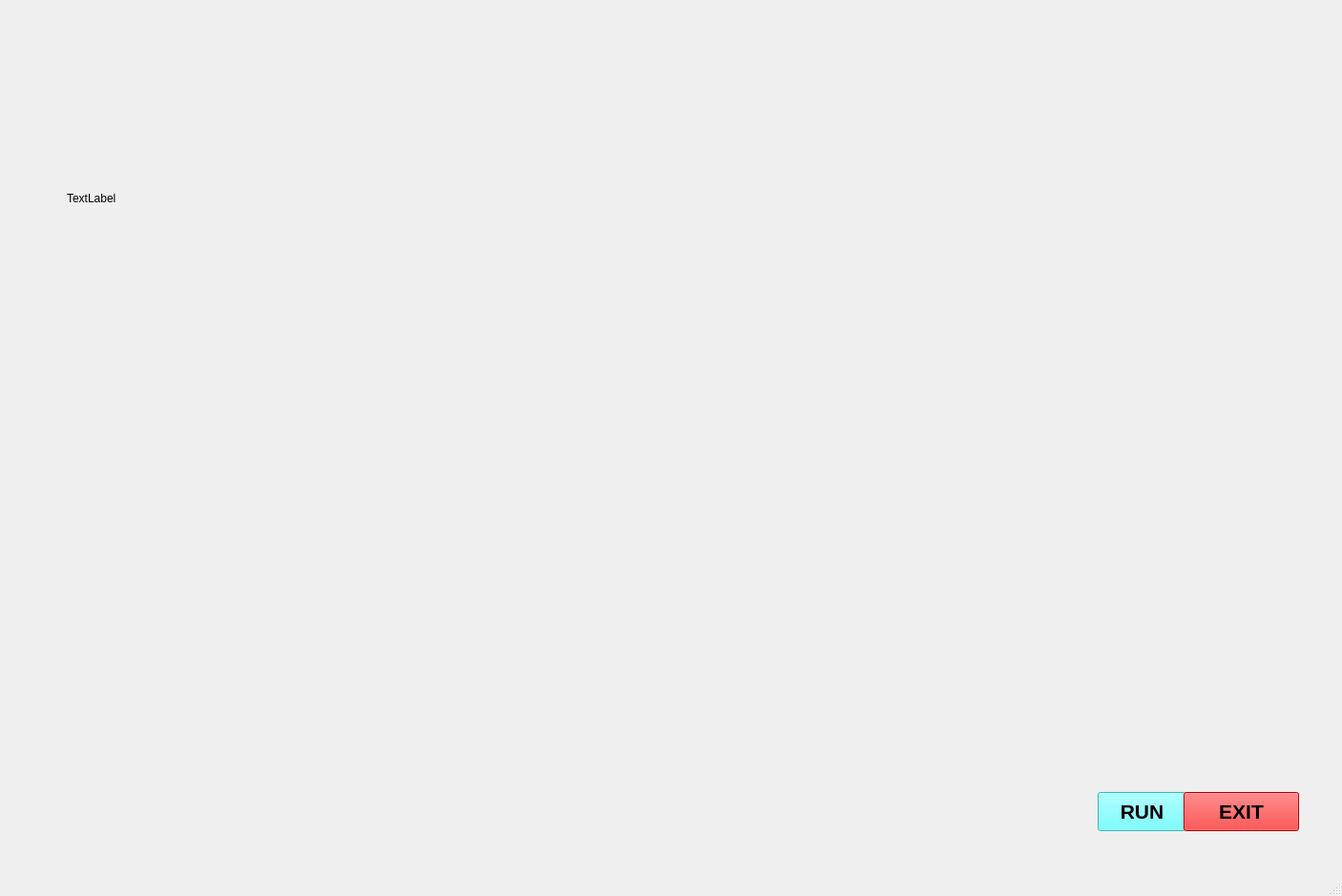
<?xml version="1.0" encoding="UTF-8"?>
<ui version="4.0">
 <class>MainWindow</class>
 <widget class="QMainWindow" name="MainWindow">
  <property name="geometry">
   <rect>
    <x>0</x>
    <y>0</y>
    <width>1406</width>
    <height>939</height>
   </rect>
  </property>
  <property name="windowTitle">
   <string>MainWindow</string>
  </property>
  <widget class="QWidget" name="centralwidget">
   <widget class="QLabel" name="jarvisUi">
    <property name="geometry">
     <rect>
      <x>10</x>
      <y>-80</y>
      <width>1391</width>
      <height>1081</height>
     </rect>
    </property>
    <property name="text">
     <string/>
    </property>
    <property name="pixmap">
     <pixmap>../../Users/ASUS/Desktop/jarvis.gif</pixmap>
    </property>
    <property name="scaledContents">
     <bool>true</bool>
    </property>
   </widget>
   <widget class="QPushButton" name="pushButton">
    <property name="geometry">
     <rect>
      <x>1150</x>
      <y>830</y>
      <width>93</width>
      <height>41</height>
     </rect>
    </property>
    <property name="font">
     <font>
      <pointsize>16</pointsize>
      <weight>75</weight>
      <bold>true</bold>
     </font>
    </property>
    <property name="styleSheet">
     <string notr="true">background-color: rgb(85, 170, 0);
background-color: rgb(85, 255, 255);</string>
    </property>
    <property name="text">
     <string>RUN</string>
    </property>
   </widget>
   <widget class="QPushButton" name="pushButton_2">
    <property name="geometry">
     <rect>
      <x>1240</x>
      <y>830</y>
      <width>121</width>
      <height>41</height>
     </rect>
    </property>
    <property name="font">
     <font>
      <pointsize>16</pointsize>
      <weight>75</weight>
      <bold>true</bold>
     </font>
    </property>
    <property name="styleSheet">
     <string notr="true"> 
background-color: rgb(255, 0, 0);</string>
    </property>
    <property name="text">
     <string>EXIT</string>
    </property>
   </widget>
   <widget class="QLabel" name="label_3">
    <property name="geometry">
     <rect>
      <x>70</x>
      <y>200</y>
      <width>55</width>
      <height>16</height>
     </rect>
    </property>
    <property name="text">
     <string>TextLabel</string>
    </property>
   </widget>
   <widget class="QTextBrowser" name="textBrowser">
    <property name="geometry">
     <rect>
      <x>730</x>
      <y>40</y>
      <width>191</width>
      <height>41</height>
     </rect>
    </property>
    <property name="font">
     <font>
      <family>MS Serif</family>
      <pointsize>14</pointsize>
     </font>
    </property>
    <property name="styleSheet">
     <string notr="true">background:transparent;
border-radius:none</string>
    </property>
   </widget>
   <widget class="QTextBrowser" name="textBrowser_2">
    <property name="geometry">
     <rect>
      <x>920</x>
      <y>40</y>
      <width>171</width>
      <height>41</height>
     </rect>
    </property>
    <property name="styleSheet">
     <string notr="true">background:transparent;
border-radius:none;</string>
    </property>
   </widget>
   <widget class="QLabel" name="label_2">
    <property name="geometry">
     <rect>
      <x>50</x>
      <y>40</y>
      <width>491</width>
      <height>71</height>
     </rect>
    </property>
    <property name="text">
     <string/>
    </property>
    <property name="pixmap">
     <pixmap>../../Users/ASUS/Desktop/l gif.gif</pixmap>
    </property>
   </widget>
  </widget>
  <widget class="QStatusBar" name="statusbar"/>
 </widget>
 <resources/>
 <connections/>
</ui>
